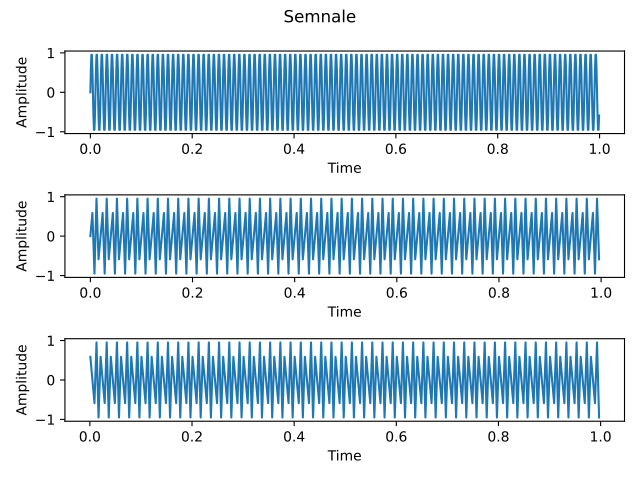

The Python source for this figure:
import numpy as np
import matplotlib.pyplot as plt

fig,axs=plt.subplots(3)
fig.suptitle("Semnale")
for ax in axs:
    ax.set_xlabel("Time")
    ax.set_ylabel("Amplitude")

t=np.arange(0,1,1/1000)

def a(t):
    return np.sin(200* np.pi * t)
a_sig=a(t)
b_sig=[a_sig[i] for i in range(0,len(a_sig),4)]
t2=[t[i] for i in range(0,len(t),4)]

c_sig=[a_sig[i] for i in range(1,len(a_sig),4)]
t3=[t[i] for i in range(1,len(t),4)]

axs[0].plot(t,a_sig)
axs[1].plot(t2,b_sig)
axs[2].plot(t3,c_sig)

#in functi de frecventa semnalulul pierdem forma de sin
#se muta in timp cu 1 esantion

plt.tight_layout()
fig.show()
plt.savefig('lab02/ex7.pdf')

plt.show()
